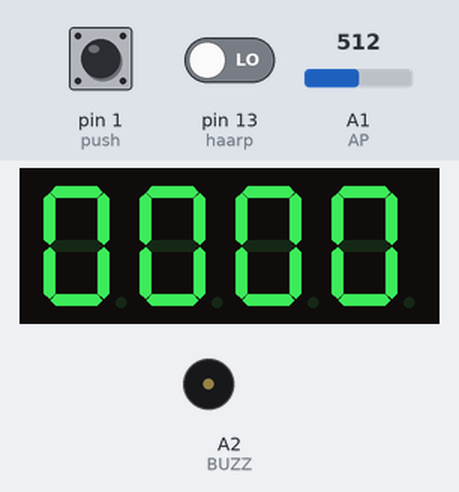
Recording of a sketch running on a simulated Arduino Uno, built with avr-gcc and run on an emulated ATmega328P. Parts: 4-digit seven-segment display, buzzer (waves = sounding, pin HIGH). Wiring (inferred from the names in the program): 4-digit 7-segment display, segments lit when HIGH: segments pin 8, pin 7, pin 6, pin 5, pin 4, pin 3, pin 2; digit selects pin 12, pin 11, pin 10, pin 9. Inputs (shaded band) come from the test bench; at power-on: pin 13 (haarp) LOW, A1 (AP) = 512, pin 1 (push) LOW. The segment pins are drawn as the display they are named for; pins used as bus, display or sensor lines are not drawn.

Above: at 1.2 s.
1.3 s: pin 13 (haarp) driven HIGH
At 1.9 s:
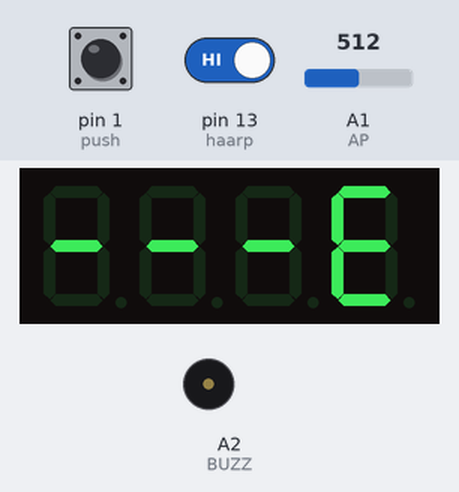
At 2.7 s:
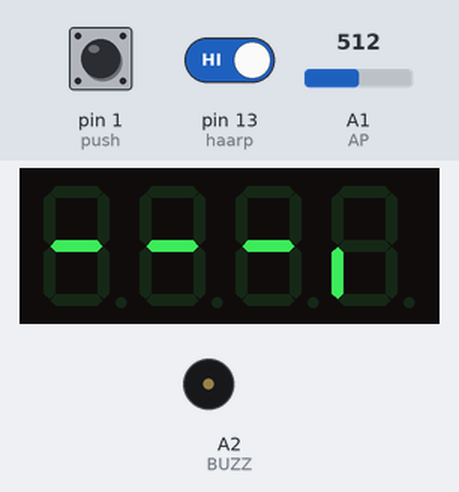
3.4 s: A1 (AP) set to 533
At 3.42 s:
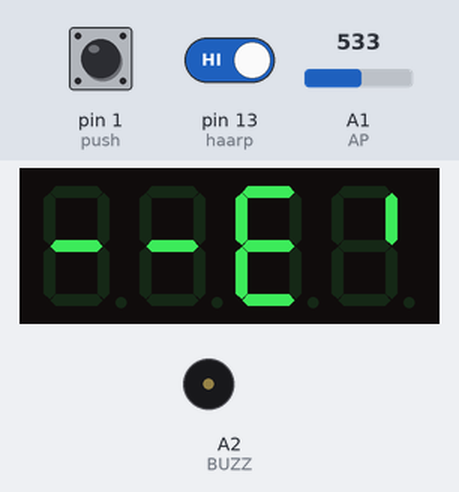
5.2 s: A1 (AP) set to 657
8.2 s: A1 (AP) set to 691
10.3 s: pin 1 (push) pulled HIGH for 0.15 s
11.0 s: A1 (AP) set to 762
14.0 s: A1 (AP) set to 782
At 17.61 s:
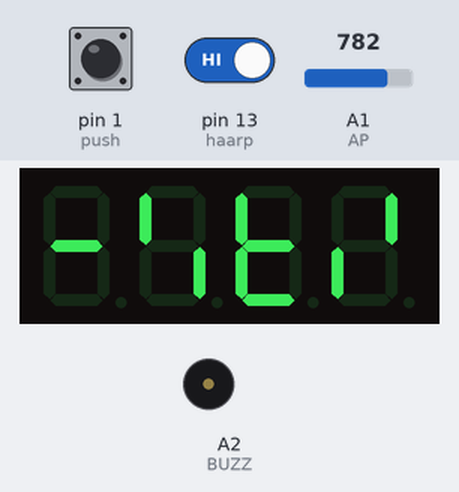
Timing chart, 0 to 18.4 s (numbered marks = the images above; inputs shaded):
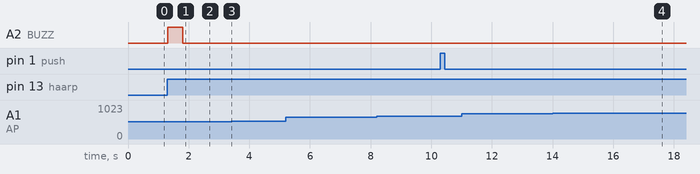

The sketch:

Panel.ino
```cpp
int digit1 = 12; //PWM Display pin 1
int digit2 = 11; //PWM Display pin 2
int digit3 = 10; //PWM Display pin 6
int digit4 = 9; //PWM Display pin 8

//Pin mapping from Arduino to the ATmega DIP28 if you need it
int segA = 8; //Display pin 14
int segB = 7; //Display pin 16
int segC = 6; //Display pin 13
int segD = 5; //Display pin 3
int segE = 4; //Display pin 5
int segF = 3; //Display pin 11
int segG = 2; //Display pin 15
int push = 1;
int haarp = 13;
int started_haarp=0;
int pressed_push=0;
int clicked_push=0;
int tempMode=0;
long startedPush=0;
long endedPush=0;
long tempTime=0;
int AP=A1;
int BUZZ=A2;
int INC=1000;
long LINC=0;
long TIME=0;
int tempC=0;
int MINUS=0;
int nazad=0;
int DB=6;
int DISPLAY_BRIGHTNESS=1000;
void setup() {
  pinMode(segA, OUTPUT);
  pinMode(segB, OUTPUT);
  pinMode(segC, OUTPUT);
  pinMode(segD, OUTPUT);
  pinMode(segE, OUTPUT);
  pinMode(segF, OUTPUT);
  pinMode(segG, OUTPUT);

  pinMode(digit1, OUTPUT);
  pinMode(digit2, OUTPUT);
  pinMode(digit3, OUTPUT);
  pinMode(digit4, OUTPUT);

  //pinMode(13, OUTPUT);
 pinMode(BUZZ,OUTPUT);
 pinMode(push,INPUT);
 pinMode(haarp,INPUT);
}

void loop() {
//5000 blindingly bright (15.7mA current draw per digit)
//2000 shockingly bright (11.4mA current draw per digit)
//1000 pretty bright (5.9mA)
//500 normal (3mA)
//200 dim but readable (1.4mA)
//50 dim but readable (0.56mA)
//5 dim but readable (0.31mA)
//1 dim but readable in dark (0.28mA)

  switch (DB){
    case 1: {DISPLAY_BRIGHTNESS=1;break;}
    case 2: {DISPLAY_BRIGHTNESS=5;break;}
    case 3: {DISPLAY_BRIGHTNESS=50;break;}
    case 4: {DISPLAY_BRIGHTNESS=200;break;}
    case 5: {DISPLAY_BRIGHTNESS=500;break;}
    case 6: {DISPLAY_BRIGHTNESS=1000;break;}
    case 7: {DISPLAY_BRIGHTNESS=2000;break;}
    case 8: {DISPLAY_BRIGHTNESS=3500;break;}
    default: {DB=2;break;}
    }
    if ((!pressed_push)&&(!clicked_push)){
      if (digitalRead(push)){
        startedPush=millis();
        pressed_push=1;
        }
      }
  if ((!digitalRead(push))&&(pressed_push))
    {
    clicked_push=1;
    pressed_push=0;
    endedPush=millis();
    }
  if ((endedPush-startedPush) >500) {tempMode=!tempMode;tempTime=millis();clicked_push=0; startedPush=0;endedPush=0;}
  if (clicked_push) {DB++;clicked_push=0;startedPush=0;endedPush=0;}

if (digitalRead(haarp)){
  if (!started_haarp){
    analogWrite(BUZZ,200);delay(500);analogWrite(BUZZ,0);
    TIME=0;
    started_haarp=1;
    }

  INC=1022-analogRead(AP);
  INC/=50;
  //analogWrite(BUZZ,200);
 if (TIME<1) TIME=0;
 if (INC==0) INC =1;
 if (INC >=17){
  if (INC==18) if ((millis()/10)%30==0){TIME--;if (TIME<15){analogWrite(BUZZ,200);delay(100);analogWrite(BUZZ,0);} }
  if (INC==19) if ((millis()/10)%20==0){TIME--;if (TIME<15){analogWrite(BUZZ,200);delay(100);analogWrite(BUZZ,0);}}
  if (INC==20) if ((millis()/10)%5==0){TIME--;if (TIME<15){analogWrite(BUZZ,200);delay(100);analogWrite(BUZZ,0);}}
  }
  else{
   if ((millis()/10)%INC==0){ TIME++;}
  }
  //long startTime = millis();
//displayNumber(INC);
  //displayNumber(millis()/1000);
  displayNumber(TIME);
  //while( (millis() - startTime) < 2000) {
  //displayNumber(1217);
  //}
  //delay(1000);
}else{
  if (!tempMode)
    displayNumber(11111);
    else
    {


     if (((millis()-tempTime)>2500 )||(tempC==0)){ tempC=((int)(5.0 * analogRead(3) * 100.0) / 1024);tempTime=millis();}
    	//tempC=analogRead(3);
         displayTemp(tempC);
    }
    //delay(500);
   // delay(1000);
   // displayNumber(11111);
   // delay(1000);
   started_haarp=0;
  }
}

//Display brightness
//Each digit is on for a certain amount of microseconds
//Then it is off until we have reached a total of 20ms for the function call
//Let's assume each digit is on for 1000us
//Each digit is on for 1ms, there are 4 digits, so the display is off for 16ms.
//That's a ratio of 1ms to 16ms or 6.25% on time (PWM).
//Let's define a variable called brightness that varies from:
//5000 blindingly bright (15.7mA current draw per digit)
//2000 shockingly bright (11.4mA current draw per digit)
//1000 pretty bright (5.9mA)
//500 normal (3mA)
//200 dim but readable (1.4mA)
//50 dim but readable (0.56mA)
//5 dim but readable (0.31mA)
//1 dim but readable in dark (0.28mA)
//----------------------------------------------------------------------------------------------------------------
void displayNumber(int toDisplay) {
//#define DISPLAY_BRIGHTNESS  2000

#define DIGIT_ON  HIGH
#define DIGIT_OFF  LOW

  long beginTime = millis();

  for(int digit = 4 ; digit > 0 ; digit--) {

    //Turn on a digit for a short amount of time
    switch(digit) {
    case 1:
      digitalWrite(digit1, DIGIT_ON);
      break;
    case 2:
      digitalWrite(digit2, DIGIT_ON);
      break;
    case 3:
      digitalWrite(digit3, DIGIT_ON);
      break;
    case 4:
      digitalWrite(digit4, DIGIT_ON);
      break;
    }

    //Turn on the right segments for this digit
    if (toDisplay==11111){
      lightNumber(11);
      }else if (toDisplay==22222)
      {
       if (digit==1) lightNumber(10);
       if (digit==2) lightNumber(0);
       if (digit==3) lightNumber(12);
       if (digit==4) lightNumber(12);
       }
    else{
    lightNumber(toDisplay % 10);
    toDisplay /= 10;
    }

    delayMicroseconds(DISPLAY_BRIGHTNESS);
    //Display digit for fraction of a second (1us to 5000us, 500 is pretty good)

    //Turn off all segments
    lightNumber(10);

    //Turn off all digits
    digitalWrite(digit1, DIGIT_OFF);
    digitalWrite(digit2, DIGIT_OFF);
    digitalWrite(digit3, DIGIT_OFF);
    digitalWrite(digit4, DIGIT_OFF);
  }

  while( (millis() - beginTime) < 10) ;
  //Wait for 20ms to pass before we paint the display again
}


//Given a number, turns on those segments
//If number == 10, then turn off number
//-------------------------------------------------------------------------------------------------------------------------
void displayTemp(int toDisplay) {
//#define DISPLAY_BRIGHTNESS  2000

#define DIGIT_ON  HIGH
#define DIGIT_OFF  LOW

  long beginTime = millis();

  for(int digit = 4 ; digit > 0 ; digit--) {

    //Turn on a digit for a short amount of time
    switch(digit) {
    case 1:
      digitalWrite(digit1, DIGIT_ON);
      break;
    case 2:
      digitalWrite(digit2, DIGIT_ON);
      break;
    case 3:
      digitalWrite(digit3, DIGIT_ON);
      break;
    case 4:
      digitalWrite(digit4, DIGIT_ON);
      break;
    }

    //Turn on the right segments for this digit

       if (digit==1) lightNumber(toDisplay/10);
       if (digit==2) lightNumber(toDisplay%10);
       if (digit==3) lightNumber(13);
       if (digit==4) lightNumber(14);


    delayMicroseconds(DISPLAY_BRIGHTNESS);
    //Display digit for fraction of a second (1us to 5000us, 500 is pretty good)

    //Turn off all segments
    lightNumber(10);

    //Turn off all digits
    digitalWrite(digit1, DIGIT_OFF);
    digitalWrite(digit2, DIGIT_OFF);
    digitalWrite(digit3, DIGIT_OFF);
    digitalWrite(digit4, DIGIT_OFF);
  }

  while( (millis() - beginTime) < 10) ;
  //Wait for 20ms to pass before we paint the display again
}
//----------------------------------------------------------------------------------------------
void lightNumber(int numberToDisplay) {

#define SEGMENT_ON  LOW
#define SEGMENT_OFF HIGH

  switch (numberToDisplay){

  case 0:
    digitalWrite(segA, SEGMENT_ON);
    digitalWrite(segB, SEGMENT_ON);
    digitalWrite(segC, SEGMENT_ON);
    digitalWrite(segD, SEGMENT_ON);
    digitalWrite(segE, SEGMENT_ON);
    digitalWrite(segF, SEGMENT_ON);
    digitalWrite(segG, SEGMENT_OFF);
    break;

  case 1:
    digitalWrite(segA, SEGMENT_OFF);
    digitalWrite(segB, SEGMENT_ON);
    digitalWrite(segC, SEGMENT_ON);
    digitalWrite(segD, SEGMENT_OFF);
    digitalWrite(segE, SEGMENT_OFF);
    digitalWrite(segF, SEGMENT_OFF);
    digitalWrite(segG, SEGMENT_OFF);
    break;

  case 2:
    digitalWrite(segA, SEGMENT_ON);
    digitalWrite(segB, SEGMENT_ON);
    digitalWrite(segC, SEGMENT_OFF);
    digitalWrite(segD, SEGMENT_ON);
    digitalWrite(segE, SEGMENT_ON);
    digitalWrite(segF, SEGMENT_OFF);
    digitalWrite(segG, SEGMENT_ON);
    break;

  case 3:
    digitalWrite(segA, SEGMENT_ON);
    digitalWrite(segB, SEGMENT_ON);
    digitalWrite(segC, SEGMENT_ON);
    digitalWrite(segD, SEGMENT_ON);
    digitalWrite(segE, SEGMENT_OFF);
    digitalWrite(segF, SEGMENT_OFF);
    digitalWrite(segG, SEGMENT_ON);
    break;

  case 4:
    digitalWrite(segA, SEGMENT_OFF);
    digitalWrite(segB, SEGMENT_ON);
    digitalWrite(segC, SEGMENT_ON);
    digitalWrite(segD, SEGMENT_OFF);
    digitalWrite(segE, SEGMENT_OFF);
    digitalWrite(segF, SEGMENT_ON);
    digitalWrite(segG, SEGMENT_ON);
    break;

  case 5:
    digitalWrite(segA, SEGMENT_ON);
    digitalWrite(segB, SEGMENT_OFF);
    digitalWrite(segC, SEGMENT_ON);
    digitalWrite(segD, SEGMENT_ON);
    digitalWrite(segE, SEGMENT_OFF);
    digitalWrite(segF, SEGMENT_ON);
    digitalWrite(segG, SEGMENT_ON);
    break;

  case 6:
    digitalWrite(segA, SEGMENT_ON);
    digitalWrite(segB, SEGMENT_OFF);
    digitalWrite(segC, SEGMENT_ON);
    digitalWrite(segD, SEGMENT_ON);
    digitalWrite(segE, SEGMENT_ON);
    digitalWrite(segF, SEGMENT_ON);
    digitalWrite(segG, SEGMENT_ON);
    break;

  case 7:
    digitalWrite(segA, SEGMENT_ON);
    digitalWrite(segB, SEGMENT_ON);
    digitalWrite(segC, SEGMENT_ON);
    digitalWrite(segD, SEGMENT_OFF);
    digitalWrite(segE, SEGMENT_OFF);
    digitalWrite(segF, SEGMENT_OFF);
    digitalWrite(segG, SEGMENT_OFF);
    break;

  case 8:
    digitalWrite(segA, SEGMENT_ON);
    digitalWrite(segB, SEGMENT_ON);
    digitalWrite(segC, SEGMENT_ON);
    digitalWrite(segD, SEGMENT_ON);
    digitalWrite(segE, SEGMENT_ON);
    digitalWrite(segF, SEGMENT_ON);
    digitalWrite(segG, SEGMENT_ON);
    break;

  case 9:
    digitalWrite(segA, SEGMENT_ON);
    digitalWrite(segB, SEGMENT_ON);
    digitalWrite(segC, SEGMENT_ON);
    digitalWrite(segD, SEGMENT_ON);
    digitalWrite(segE, SEGMENT_OFF);
    digitalWrite(segF, SEGMENT_ON);
    digitalWrite(segG, SEGMENT_ON);
    break;

  case 10:
    digitalWrite(segA, SEGMENT_OFF);
    digitalWrite(segB, SEGMENT_OFF);
    digitalWrite(segC, SEGMENT_OFF);
    digitalWrite(segD, SEGMENT_OFF);
    digitalWrite(segE, SEGMENT_OFF);
    digitalWrite(segF, SEGMENT_OFF);
    digitalWrite(segG, SEGMENT_OFF);
    break;
case 11: //(-)
    digitalWrite(segA, SEGMENT_OFF);
    digitalWrite(segB, SEGMENT_OFF);
    digitalWrite(segC, SEGMENT_OFF);
    digitalWrite(segD, SEGMENT_OFF);
    digitalWrite(segE, SEGMENT_OFF);
    digitalWrite(segF, SEGMENT_OFF);
    digitalWrite(segG, SEGMENT_ON);
    break;
case 12://(F)
    digitalWrite(segA, SEGMENT_ON);
    digitalWrite(segB, SEGMENT_OFF);
    digitalWrite(segC, SEGMENT_OFF);
    digitalWrite(segD, SEGMENT_OFF);
    digitalWrite(segE, SEGMENT_ON);
    digitalWrite(segF, SEGMENT_ON);
    digitalWrite(segG, SEGMENT_ON);
    break;
case 13://(°)
    digitalWrite(segA, SEGMENT_ON);
    digitalWrite(segB, SEGMENT_ON);
    digitalWrite(segC, SEGMENT_OFF);
    digitalWrite(segD, SEGMENT_OFF);
    digitalWrite(segE, SEGMENT_OFF);
    digitalWrite(segF, SEGMENT_ON);
    digitalWrite(segG, SEGMENT_ON);
    break;
case 14://(C)
    digitalWrite(segA, SEGMENT_ON);
    digitalWrite(segB, SEGMENT_OFF);
    digitalWrite(segC, SEGMENT_OFF);
    digitalWrite(segD, SEGMENT_ON);
    digitalWrite(segE, SEGMENT_ON);
    digitalWrite(segF, SEGMENT_ON);
    digitalWrite(segG, SEGMENT_OFF);
    break;
  }
}
```

Measured:
- the behaviour switches between 522 and 523 on A1 (AP) (found by bisection; images 2 and 3)
- the behaviour switches between 772 and 773 on A1 (AP) (found by bisection; images 3 and 4)
- after the input at 1.3 s, A2 (BUZZ): LOW → HIGH at once, → LOW 0.50 s later; the display: first changes after 0.06 s (image 1 shows a later state)
